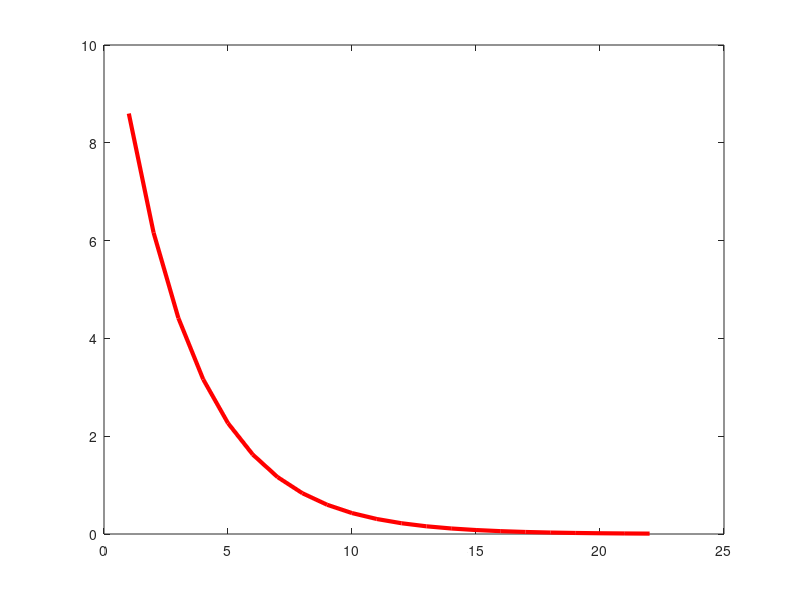

Source code (MATLAB):
clc;
clear;
format shortE;

t = [1 2 3 4 5 6 7 8 9 10 11 12 13 14 15 16 17 18 19 20 21 22];
c = 100*1e-6;
k = 30000*c;
V = 12;

Vc = V*exp(-t/k); %positvo carga e negativo descarga

plot(t, Vc, 'r -', 'LineWidth', 3);